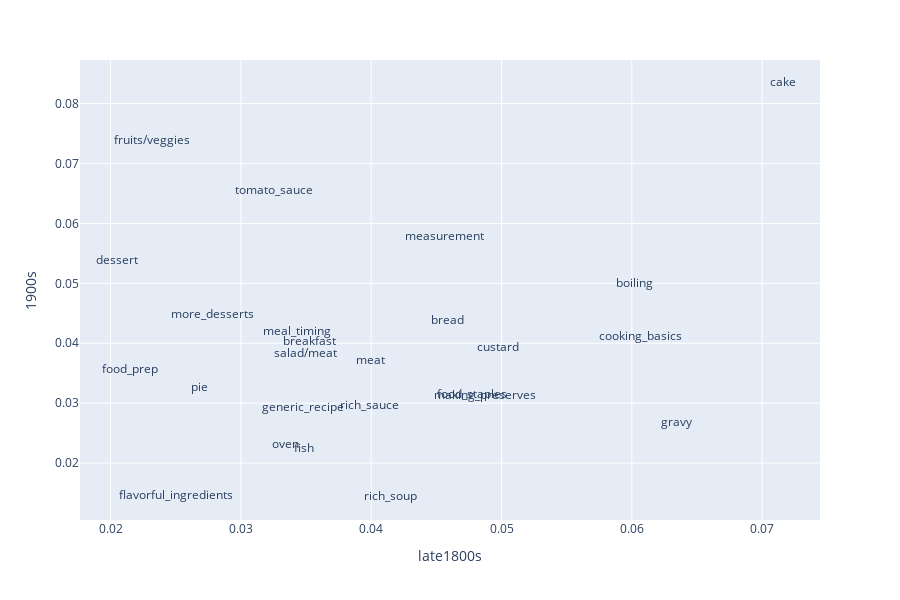

Write notebook code for a chart like this one.
### Code cell
px.scatter(PERIOD.reset_index(), 'late1800s', '1900s', hover_name='topterms', text='names')\
    .update_traces(mode='text')

### Figure 1 — Plotly figure (JSON) as saved in the notebook; plotly's stock layout.template omitted (floating-point values rounded to 4 significant figures)
{"data": [{"hoverlabel": {"namelength": 0}, "hovertemplate": "<b>%{hovertext}</b><br><br>late1800s=%{x}<br>1900s=%{y}<br>names=%{text}", "hovertext": ["juice sugar water lemon fruit pudding orange jelly syrup bottle", "crumbs parsley lobster pepper sauce butter oysters egg salt mayonnaise", "powder oysters flavour soda acid spice cook sweetbreads ingredients relish", "knife lettuce pieces skin dressing end way oil salad slices", "food rice tea family day diet foods value time grains", "potatoes meal soup coffee breakfast way carrots dish dinner stock", "food water body jars foods substances pressure air protein salts", "water minutes salt boiling tender hour boil point pieces hours", "sugar eggs water milk flour butter mixture egg salt pound", "cake kind method cakes pastry preparation dessert making recipes kinds", "meat beef mutton roast ham chops veal steak piece steaks", "soup head meat pieces stock hour turtle quarts lobster pounds", "tsp salt butter pepper tomatoes milk chicken onion water toast", "butter pie paste bread crust slices place filling table slice", "fish water dish salt hour hours macaroni salmon day layer", "egg eggs ice mixture beans cheese shell cakes place liquid", "salad cooking dressing salads temperature time oil year heat meat", "fat flour meat bread wheat salt hare pork potato pan", "fruit fruits vegetables sugar food flavor foods cabbage apples value", "bread ingredients dough time work cookery process making use things", "milk cream water cheese custard dish sugar place butter boiler", "oven dish bacon place minutes bone pan layer butter shells", "sauce pan butter salt pepper gravy flour minutes spoonful water", "coffee corn food cereals chocolate use cocoa beverages value cereal", "cup teaspoon tablespoons cups water tablespoon salt milk tablespoonfuls teaspoonful"], "legendgroup": "", "marker": {"color": "#636efa", "symbol": "circle"}, "mode": "text", "name": "", "showlegend": false, "text": ["making_preserves", "rich_sauce", "flavorful_ingredients", "food_prep", "food_staples", "meal_timing", "cooking_basics", "boiling", "cake", "dessert", "meat", "rich_soup", "tomato_sauce", "pie", "fish", "more_desserts", "salad/meat", "generic_recipe", "fruits/veggies", "bread", "custard", "oven", "gravy", "breakfast", "measurement"], "type": "scatter", "x": [0.04873, 0.03984, 0.02505, 0.02148, 0.04776, 0.03432, 0.06068, 0.06018, 0.0716, 0.0205, 0.03997, 0.04151, 0.03256, 0.02684, 0.03485, 0.02785, 0.03495, 0.03478, 0.02321, 0.04584, 0.04972, 0.03343, 0.06343, 0.03528, 0.04564], "xaxis": "x", "y": [0.03118, 0.02952, 0.01453, 0.03548, 0.03129, 0.04181, 0.04099, 0.04994, 0.08343, 0.05368, 0.03702, 0.01434, 0.06538, 0.03252, 0.02241, 0.04466, 0.03826, 0.02915, 0.07371, 0.04376, 0.03924, 0.02295, 0.02676, 0.0402, 0.05779], "yaxis": "y"}], "layout": {"height": 600, "legend": {"tracegroupgap": 0}, "margin": {"t": 60}, "xaxis": {"anchor": "y", "domain": [0, 1], "title": {"text": "late1800s"}}, "yaxis": {"anchor": "x", "domain": [0, 1], "title": {"text": "1900s"}}}}
